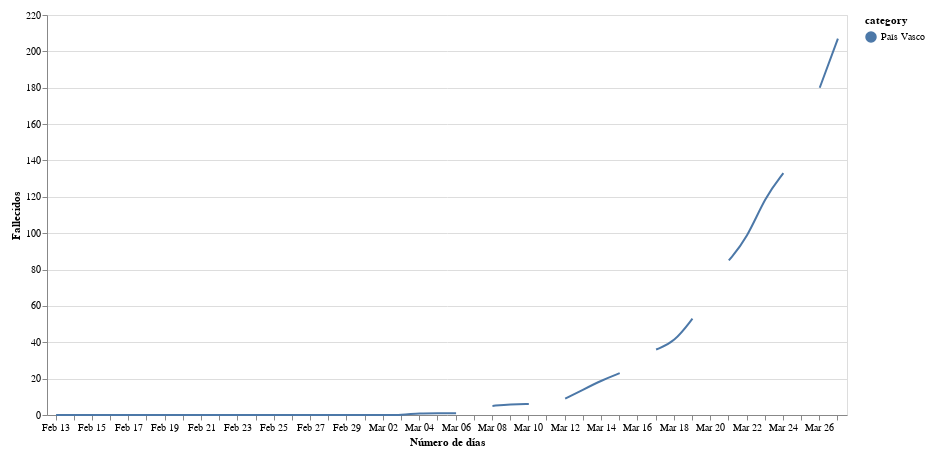

The notebook cell saved with this chart:
### Code cell
#collapse

import requests
import pandas as pd
from io import BytesIO
import numpy as np
import altair as alt

# data download
response = requests.get('https://docs.google.com/spreadsheet/ccc?key=1FwOXbkWeuS1LHrKxhSfepGtsgQ6iIEQZmWig_JKo8z0&output=csv&gid=1616296995')
assert response.status_code == 200, 'Wrong status code'
data = response.content
df = pd.read_csv(BytesIO(data), parse_dates=['Fecha'], dayfirst=True)

# plot
df = df.set_index('Fecha')['País Vasco']
source = df.reset_index().melt('Fecha', var_name='category', value_name='Fallecidos')

selection = alt.selection_multi(fields=['category'], bind='legend')

line = alt.Chart(source).mark_line(interpolate='basis').encode(
    alt.X('monthdate(Fecha):O', axis=alt.Axis(tickRound=True), title='Número de días'),
    alt.Y('Fallecidos:Q'),
    alt.Color('category:N'),
    opacity=alt.condition(selection, alt.value(1), alt.value(0.2))
)

nearest = alt.selection(type='single', nearest=True, on='mouseover',
                        fields=['Fecha'], empty='none')

# Transparent selectors across the chart. This is what tells us
# the x-value of the cursor
selectors = alt.Chart(source).mark_point().encode(
    x='monthdate(Fecha):O',
    opacity=alt.value(0),
).add_selection(
    nearest
)

# Draw points on the line, and highlight based on selection
points = line.mark_point().encode(
    opacity=alt.condition(nearest, alt.value(1), alt.value(0))
)

# Draw text labels near the points, and highlight based on selection
text = line.mark_text(align='left', dx=5, dy=-5).encode(
    text=alt.condition(nearest, 'Fallecidos:Q', alt.value(' '))
)

line = line.add_selection(
    selection
)

# Draw a rule at the location of the selection
rules = alt.Chart(source).mark_rule(color='gray').encode(
    x='monthdate(Fecha):O',
).transform_filter(
    nearest
)

# Put the five layers into a chart and bind the data
alt.layer(
    line, selectors, points, rules, text
).properties(
    width=800, height=400
).configure(
    padding=10
)

### Figure 1 — Vega-Lite specification as saved in the notebook (floating-point values rounded to 4 significant figures)
{"config": {"view": {"continuousWidth": 400, "continuousHeight": 300}, "padding": 10}, "layer": [{"mark": {"type": "line", "interpolate": "basis"}, "encoding": {"color": {"type": "nominal", "field": "category"}, "opacity": {"condition": {"value": 1, "selection": "selector113"}, "value": 0.2}, "x": {"type": "ordinal", "axis": {"tickRound": true}, "field": "Fecha", "timeUnit": "monthdate", "title": "Número de días"}, "y": {"type": "quantitative", "field": "Fallecidos"}}, "selection": {"selector113": {"type": "multi", "fields": ["category"], "bind": "legend"}}}, {"mark": "point", "encoding": {"opacity": {"value": 0}, "x": {"type": "ordinal", "field": "Fecha", "timeUnit": "monthdate"}}, "selection": {"selector114": {"type": "single", "nearest": true, "on": "mouseover", "fields": ["Fecha"], "empty": "none"}}}, {"mark": "point", "encoding": {"color": {"type": "nominal", "field": "category"}, "opacity": {"condition": {"value": 1, "selection": "selector114"}, "value": 0}, "x": {"type": "ordinal", "axis": {"tickRound": true}, "field": "Fecha", "timeUnit": "monthdate", "title": "Número de días"}, "y": {"type": "quantitative", "field": "Fallecidos"}}}, {"mark": {"type": "rule", "color": "gray"}, "encoding": {"x": {"type": "ordinal", "field": "Fecha", "timeUnit": "monthdate"}}, "transform": [{"filter": {"selection": "selector114"}}]}, {"mark": {"type": "text", "align": "left", "dx": 5, "dy": -5}, "encoding": {"color": {"type": "nominal", "field": "category"}, "opacity": {"condition": {"value": 1, "selection": "selector113"}, "value": 0.2}, "text": {"condition": {"type": "quantitative", "field": "Fallecidos", "selection": "selector114"}, "value": " "}, "x": {"type": "ordinal", "axis": {"tickRound": true}, "field": "Fecha", "timeUnit": "monthdate", "title": "Número de días"}, "y": {"type": "quantitative", "field": "Fallecidos"}}}], "data": {"name": "data-50fbe99bd534906c1ed23490de4ee2dd"}, "height": 400, "width": 800, "$schema": "https://vega.github.io/schema/vega-lite/v4.0.2.json", "datasets": {"data-50fbe99bd534906c1ed23490de4ee2dd": [{"Fecha": "2020-02-13T00:00:00", "category": "País Vasco", "Fallecidos": 0.0}, {"Fecha": "2020-02-14T00:00:00", "category": "País Vasco", "Fallecidos": 0.0}, {"Fecha": "2020-02-15T00:00:00", "category": "País Vasco", "Fallecidos": 0.0}, {"Fecha": "2020-02-16T00:00:00", "category": "País Vasco", "Fallecidos": 0.0}, {"Fecha": "2020-02-17T00:00:00", "category": "País Vasco", "Fallecidos": 0.0}, {"Fecha": "2020-02-18T00:00:00", "category": "País Vasco", "Fallecidos": 0.0}, {"Fecha": "2020-02-19T00:00:00", "category": "País Vasco", "Fallecidos": 0.0}, {"Fecha": "2020-02-20T00:00:00", "category": "País Vasco", "Fallecidos": 0.0}, {"Fecha": "2020-02-21T00:00:00", "category": "País Vasco", "Fallecidos": 0.0}, {"Fecha": "2020-02-22T00:00:00", "category": "País Vasco", "Fallecidos": 0.0}, {"Fecha": "2020-02-23T00:00:00", "category": "País Vasco", "Fallecidos": 0.0}, {"Fecha": "2020-02-24T00:00:00", "category": "País Vasco", "Fallecidos": 0.0}, {"Fecha": "2020-02-25T00:00:00", "category": "País Vasco", "Fallecidos": 0.0}, {"Fecha": "2020-02-26T00:00:00", "category": "País Vasco", "Fallecidos": 0.0}, {"Fecha": "2020-02-27T00:00:00", "category": "País Vasco", "Fallecidos": 0.0}, {"Fecha": "2020-02-28T00:00:00", "category": "País Vasco", "Fallecidos": 0.0}, {"Fecha": "2020-02-29T00:00:00", "category": "País Vasco", "Fallecidos": 0.0}, {"Fecha": "2020-03-01T00:00:00", "category": "País Vasco", "Fallecidos": 0.0}, {"Fecha": "2020-03-02T00:00:00", "category": "País Vasco", "Fallecidos": 0.0}, {"Fecha": "2020-03-03T00:00:00", "category": "País Vasco", "Fallecidos": 0.0}, {"Fecha": "2020-03-04T00:00:00", "category": "País Vasco", "Fallecidos": 1.0}, {"Fecha": "2020-03-05T00:00:00", "category": "País Vasco", "Fallecidos": 1.0}, {"Fecha": "2020-03-06T00:00:00", "category": "País Vasco", "Fallecidos": 1.0}, {"Fecha": "2020-03-07T00:00:00", "category": "País Vasco", "Fallecidos": null}, {"Fecha": "2020-03-08T00:00:00", "category": "País Vasco", "Fallecidos": 5.0}, {"Fecha": "2020-03-09T00:00:00", "category": "País Vasco", "Fallecidos": 6.0}, {"Fecha": "2020-03-10T00:00:00", "category": "País Vasco", "Fallecidos": 6.0}, {"Fecha": "2020-03-11T00:00:00", "category": "País Vasco", "Fallecidos": null}, {"Fecha": "2020-03-12T00:00:00", "category": "País Vasco", "Fallecidos": 9.0}, {"Fecha": "2020-03-13T00:00:00", "category": "País Vasco", "Fallecidos": 14.0}, {"Fecha": "2020-03-14T00:00:00", "category": "País Vasco", "Fallecidos": 19.0}, {"Fecha": "2020-03-15T00:00:00", "category": "País Vasco", "Fallecidos": 23.0}, {"Fecha": "2020-03-16T00:00:00", "category": "País Vasco", "Fallecidos": null}, {"Fecha": "2020-03-17T00:00:00", "category": "País Vasco", "Fallecidos": 36.0}, {"Fecha": "2020-03-18T00:00:00", "category": "País Vasco", "Fallecidos": 40.0}, {"Fecha": "2020-03-19T00:00:00", "category": "País Vasco", "Fallecidos": 53.0}, {"Fecha": "2020-03-20T00:00:00", "category": "País Vasco", "Fallecidos": null}, {"Fecha": "2020-03-21T00:00:00", "category": "País Vasco", "Fallecidos": 85.0}, {"Fecha": "2020-03-22T00:00:00", "category": "País Vasco", "Fallecidos": 97.0}, {"Fecha": "2020-03-23T00:00:00", "category": "País Vasco", "Fallecidos": 120.0}, {"Fecha": "2020-03-24T00:00:00", "category": "País Vasco", "Fallecidos": 133.0}, {"Fecha": "2020-03-25T00:00:00", "category": "País Vasco", "Fallecidos": null}, {"Fecha": "2020-03-26T00:00:00", "category": "País Vasco", "Fallecidos": 180.0}, {"Fecha": "2020-03-27T00:00:00", "category": "País Vasco", "Fallecidos": 207.0}]}}
